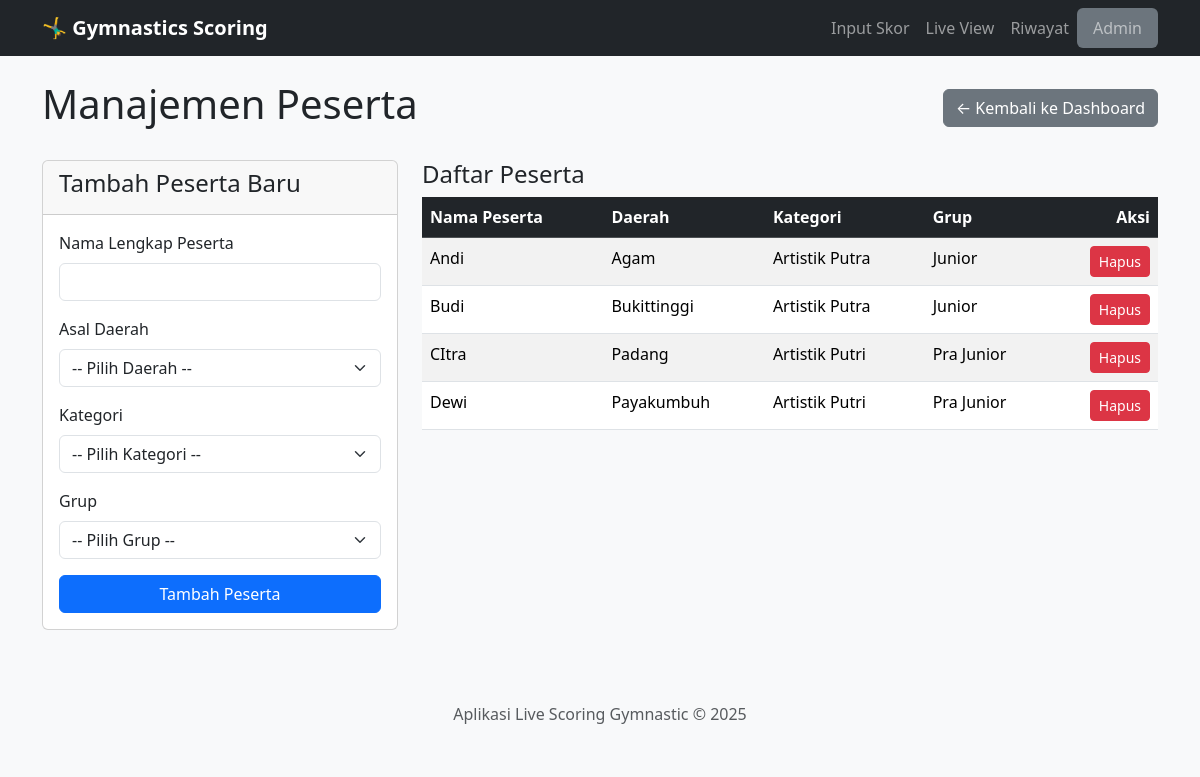
The app's page /admin/manage/peserta with its own data.
### app.py (models this page shows)
class Peserta(db.Model):
    id = db.Column(db.Integer, primary_key=True)
    nama = db.Column(db.String(150), nullable=False)
    daerah_id = db.Column(db.Integer, db.ForeignKey('daerah.id'), nullable=False)
    kategori_id = db.Column(db.Integer, db.ForeignKey('kategori.id'), nullable=False)
    grup_id = db.Column(db.Integer, db.ForeignKey('grup.id'), nullable=False)
    daerah = db.relationship('Daerah', backref=db.backref('peserta', lazy=True, cascade="all, delete-orphan"))
    kategori = db.relationship('Kategori', backref=db.backref('peserta', lazy=True))
    grup = db.relationship('Grup', backref=db.backref('peserta', lazy=True))
    __table_args__ = {'extend_existing': True}

class Daerah(db.Model):
    id = db.Column(db.Integer, primary_key=True)
    nama = db.Column(db.String(100), unique=True, nullable=False)

class Kategori(db.Model):
    id = db.Column(db.Integer, primary_key=True)
    nama = db.Column(db.String(100), unique=True, nullable=False)

class Grup(db.Model):
    id = db.Column(db.Integer, primary_key=True)
    nama = db.Column(db.String(100), unique=True, nullable=False)

### app.py (the view, shortened to what this page needs)
@app.route('/admin/manage/peserta', methods=['GET', 'POST'])
def admin_manage_peserta():
    return render_template('admin_manage_peserta.html',
        peserta_list=Peserta.query.order_by(Peserta.nama).all(),
        daerah_list=Daerah.query.order_by(Daerah.nama).all(),
        kategori_list=Kategori.query.order_by(Kategori.nama).all(),
        grup_list=Grup.query.order_by(Grup.nama).all()
    )

### templates/admin_manage_peserta.html (shortened to what this page needs)
{% extends 'layout.html' %}
{% block content %}
<div class="d-flex justify-content-between align-items-center mb-4">
    <h1>Manajemen Peserta</h1>
    <a href="{{ url_for('admin_dashboard') }}" class="btn btn-secondary">&larr; Kembali ke Dashboard</a>
</div>
<div class="row">
    <div class="col-md-4">
        <div class="card">
            <div class="card-header"><h4>Tambah Peserta Baru</h4></div>
            <div class="card-body">
                <form action="{{ url_for('admin_manage_peserta') }}" method="post">
                    <div class="mb-3">
                        <label for="nama" class="form-label">Nama Lengkap Peserta</label>
                        <input type="text" class="form-control" id="nama" name="nama" required>
                    </div>
                    <div class="mb-3">
                        <label for="daerah_id" class="form-label">Asal Daerah</label>
                        <select class="form-select" id="daerah_id" name="daerah_id" required>
                            <option value="">-- Pilih Daerah --</option>
                        </select>
                    </div>
                    <div class="mb-3">
                        <label for="kategori_id" class="form-label">Kategori</label>
                        <select class="form-select" id="kategori_id" name="kategori_id" required>
                            <option value="">-- Pilih Kategori --</option>
                        </select>
                    </div>
                    <div class="mb-3">
                        <label for="grup_id" class="form-label">Grup</label>
                        <select class="form-select" id="grup_id" name="grup_id" required>
                            <option value="">-- Pilih Grup --</option>
                        </select>
                    </div>
                    <button type="submit" class="btn btn-primary w-100">Tambah Peserta</button>
                </form>
            </div>
        </div>
    </div>
    <div class="col-md-8">
        <h4>Daftar Peserta</h4>
        <table class="table table-striped table-hover">
            <thead class="table-dark">
                <tr><th>Nama Peserta</th><th>Daerah</th><th>Kategori</th><th>Grup</th><th class="text-end">Aksi</th></tr>
            </thead>
            <tbody>
                {% for peserta in peserta_list %}
                <tr>
                    <td>{{ peserta.nama }}</td><td>{{ peserta.daerah.nama }}</td>
                    <td>{{ peserta.kategori.nama }}</td><td>{{ peserta.grup.nama }}</td>
                    <td class="text-end">
                        <form action="{{ url_for('admin_delete_peserta', peserta_id=peserta.id) }}" method="post" onsubmit="return confirm('Yakin ingin menghapus peserta ini?');">
                            <button type="submit" class="btn btn-sm btn-danger">Hapus</button>
                        </form>
                    </td>
                </tr>
                {% else %}
                <tr><td colspan="5" class="text-center">Belum ada data peserta.</td></tr>
                {% endfor %}
            </tbody>
        </table>
    </div>
</div>
{% endblock %}

### static/css/style.css (style rules this page uses)
body { background-color: #f8f9fa; }
.card-header { font-weight: 500; }

### records on screen
Peserta: nama "Andi", daerah.nama "Agam", kategori.nama "Artistik Putra", grup.nama "Junior"
Peserta: nama "Budi", daerah.nama "Bukittinggi", kategori.nama "Artistik Putra", grup.nama "Junior"
Peserta: nama "CItra", daerah.nama "Padang", kategori.nama "Artistik Putri", grup.nama "Pra Junior"
Peserta: nama "Dewi", daerah.nama "Payakumbuh", kategori.nama "Artistik Putri", grup.nama "Pra Junior"
